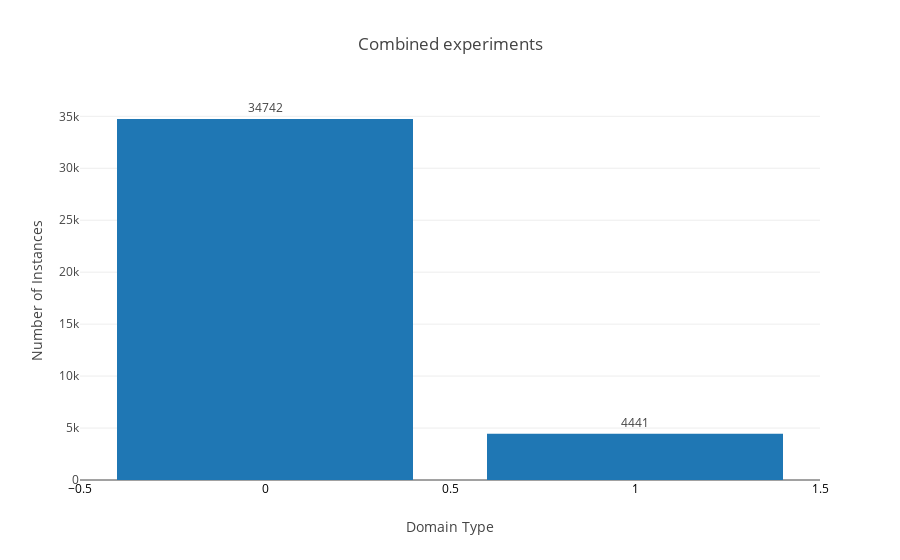

This figure's notebook cell:
### Code cell
class_bal(df_sel,'Combined experiments')

### Figure 1 — Plotly figure (JSON) as saved in the notebook; plotly's stock layout.template omitted (floating-point values rounded to 4 significant figures)
{"data": [{"text": [34742, 4441], "textposition": "outside", "type": "bar", "uid": "0a5c43f3-4967-4840-b7ca-9bcf85440b40", "x": [0, 1], "y": [34742, 4441]}], "layout": {"title": "Combined experiments", "xaxis": {"tickfont": {"color": "black", "size": 12}, "title": "Domain Type"}, "yaxis": {"title": "Number of Instances"}}}
